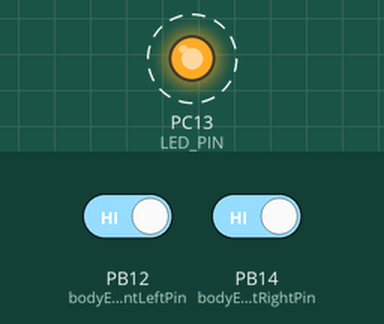
This program was run on a simulated STM32 Blue Pill. On the bench: output pins drawn as LEDs (lit = HIGH). Dashed ring = blinking. The test bench sets the inputs (shaded band); at power-on: PB12 (bodyEncoderFrontLeftPin) HIGH, PB14 (bodyEncoderFrontRightPin) HIGH. What the program prints to the serial monitor is not drawn.

Above: at 0.7 s.
Timing chart, 0 to 4.9 s (numbered marks = the images above):
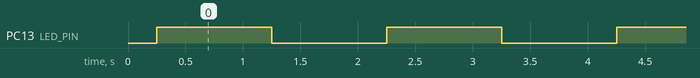

Measured:
- by itself, PC13 (LED_PIN): alternates HIGH for 1.0 s and LOW for 1.0 s

The program:

main.cpp
```cpp
#include <Arduino.h>

#define SERIAL_BAUDS 115200

#ifndef LED_BUILTIN
  #define LED_BUILTIN PC13
#endif

#define LED_PIN LED_BUILTIN
#define LED_TIME 1000
unsigned long ledTimer = 0;
bool blinkState = false;

//
// encoder control variables
//

#include "encoder.h"

#ifndef ENCODER_MOTOR_H
#define ENCODER_MOTOR_H

#define bodyEncoderSignal FALLING
#define bodyEncoderInputSignal INPUT_PULLUP

// encoder FrontLeftMotor
//#define bodyEncoderFrontLeftInt 0
#define bodyEncoderFrontLeftFunction bodyEncoderFrontLeftCounter
#define bodyEncoderFrontLeftPin PB15 // A pin the interrupt pin
#define bodyEncoderFrontLeftSignal bodyEncoderSignal
#define bodyEncoderFrontLeftInputSignal bodyEncoderInputSignal

// encoder FrontRightMotor
//#define bodyEncoderFrontRightInt 1
#define bodyEncoderFrontRightFunction bodyEncoderFrontRightCounter
#define bodyEncoderFrontRightPin PB14 // A pin: the interrupt pin
#define bodyEncoderFrontRightSignal bodyEncoderSignal
#define bodyEncoderFrontRightInputSignal bodyEncoderInputSignal

#endif

// encoder rotation direction
bool bodyEncoderFrontLeftDirection;
bool bodyEncoderFrontRightDirection;

// encoder pulses
volatile signed long bodyEncoderFrontLeftTotalPulses = 0;
volatile signed long bodyEncoderFrontRightTotalPulses = 0;

//
// encoder control
//

void bodyEncoderFrontLeftCounter() {
  if(bodyEncoderFrontLeftDirection)
    bodyEncoderFrontLeftTotalPulses ++;
  else
    bodyEncoderFrontLeftTotalPulses ++;
}

void bodyEncoderFrontRightCounter() {
  if(bodyEncoderFrontRightDirection)
    bodyEncoderFrontRightTotalPulses ++;
  else
    bodyEncoderFrontRightTotalPulses --;
}

//
// setup function
//

void setup()
{
  // initialize LED digital pin as an output.
  pinMode(LED_PIN, OUTPUT);
  Serial.begin(SERIAL_BAUDS);

  delay(250);

  // encoders definition
  bodyEncoderFrontLeftDirection = 1;
  attachInterrupt(bodyEncoderFrontLeftPin, bodyEncoderFrontLeftCounter, bodyEncoderFrontLeftSignal);

  bodyEncoderFrontRightDirection = 1;
  attachInterrupt(bodyEncoderFrontRightPin, bodyEncoderFrontRightCounter, bodyEncoderFrontRightSignal);

}

//
// loop function
//

void loop()
{

  // activity led
  if(millis() > ledTimer) {
    ledTimer = millis() + LED_TIME;
    blinkState = !blinkState;
    digitalWrite(LED_PIN, blinkState);

    Serial.print(bodyEncoderFrontLeftTotalPulses);
    Serial.print(" ");
    Serial.println(bodyEncoderFrontRightTotalPulses);
  }

}
```

encoder.h
```cpp
#ifndef ENCODER_MOTOR_H
#define ENCODER_MOTOR_H

#define bodyEncoderSignal FALLING
#define bodyEncoderInputSignal INPUT_PULLUP

// encoder FrontLeftMotor
#define bodyEncoderFrontLeftFunction bodyEncoderFrontLeftCounter
#define bodyEncoderFrontLeftPin PB12 // A pin the interrupt pin
#define bodyEncoderFrontLeftSignal bodyEncoderSignal
#define bodyEncoderFrontLeftInputSignal bodyEncoderInputSignal

// encoder FrontRightMotor
#define bodyEncoderFrontRightFunction bodyEncoderFrontRightCounter
#define bodyEncoderFrontRightPin PB14 // A pin: the interrupt pin
#define bodyEncoderFrontRightSignal bodyEncoderSignal
#define bodyEncoderFrontRightInputSignal bodyEncoderInputSignal

#endif
```
